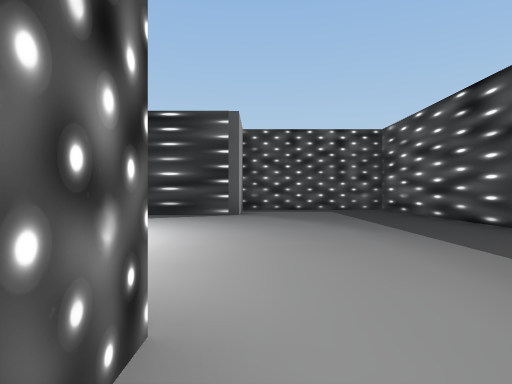
View 1 (above)

24 first-person views from a walk through a 3-D level made in the Unity game engine. The camera is 1.3 m above the floor, looks level and sees 75° across. The floor is counted in squares, 2.69 m on a side. Each view is taken from the middle of a square. On the plan, view 1 faces up. The plan holds only what a view shows up to about 9 squares ahead; the rest is blank. The place goes on beyond the plan. The player character is not drawn. Some animated figures are left out. Door leaves are left out, so doorways stand open.

View 2
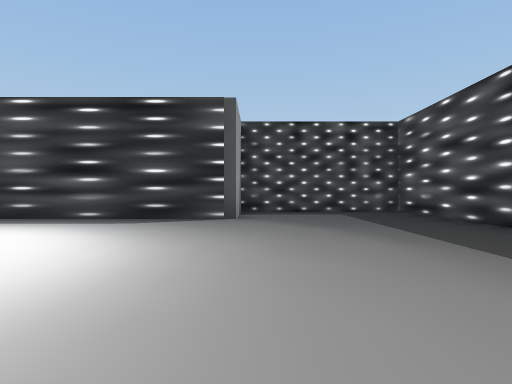

View 3
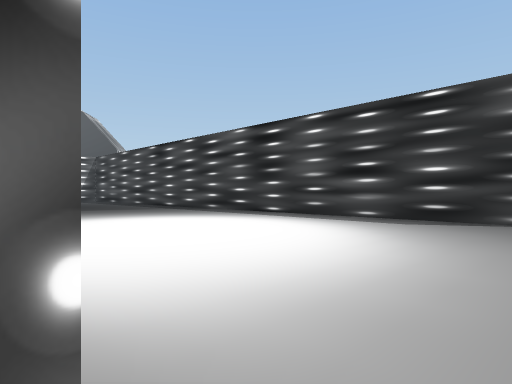

View 4
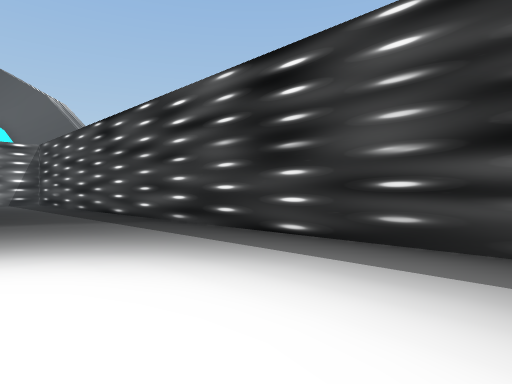

View 5
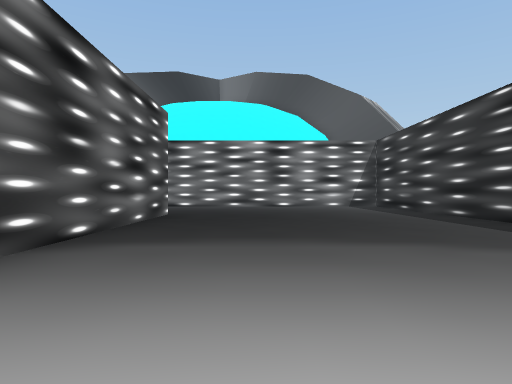

View 6
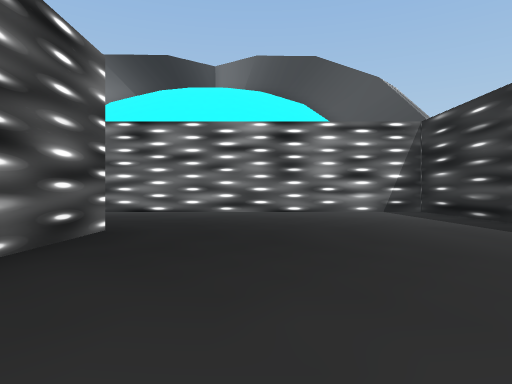

View 7
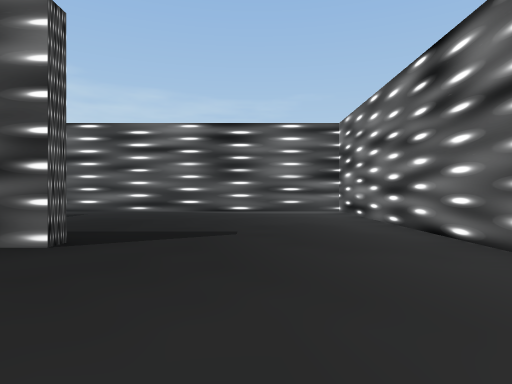

View 8
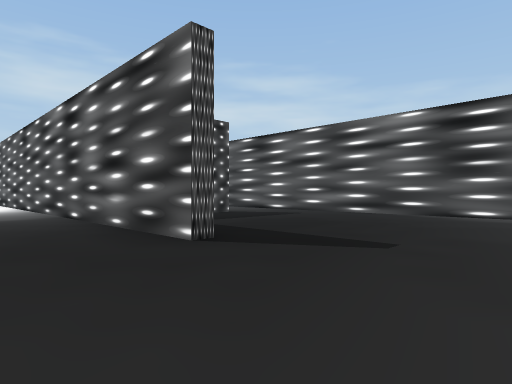

View 9
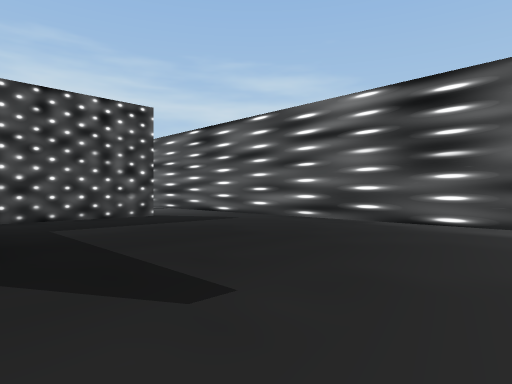

View 10
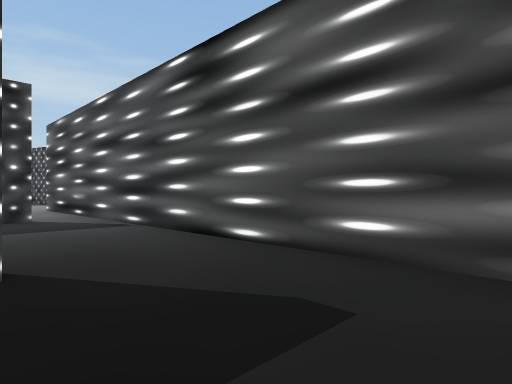

View 11
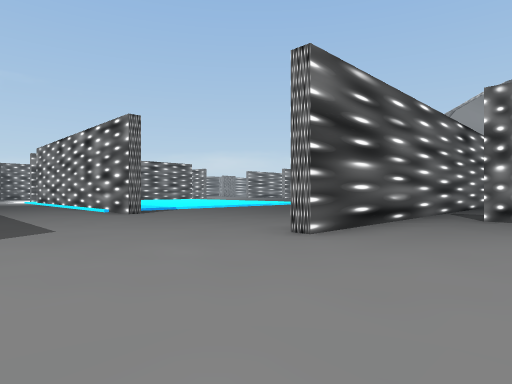

View 12
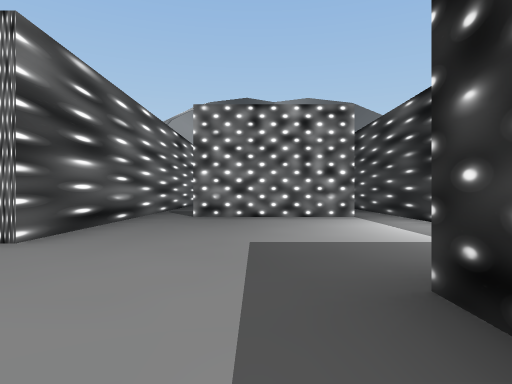

View 13
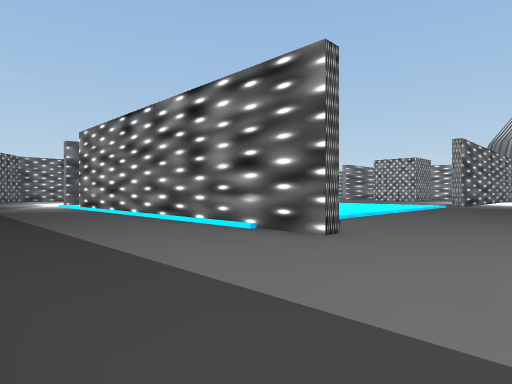

View 14
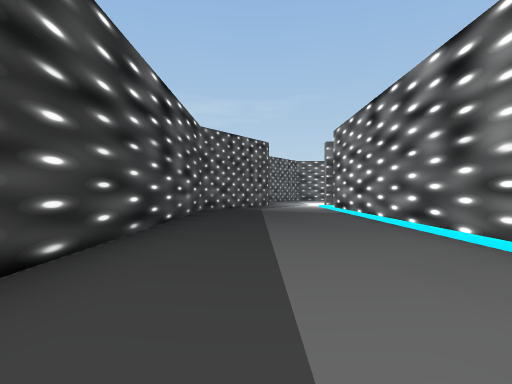

View 15
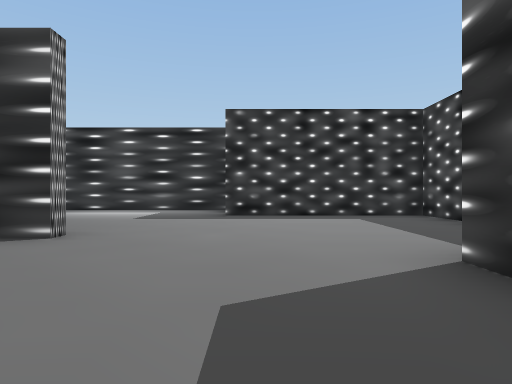

View 16
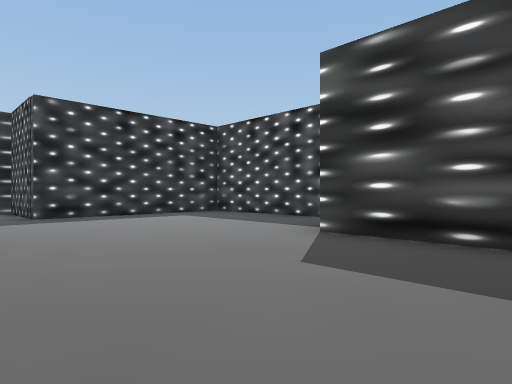

View 17
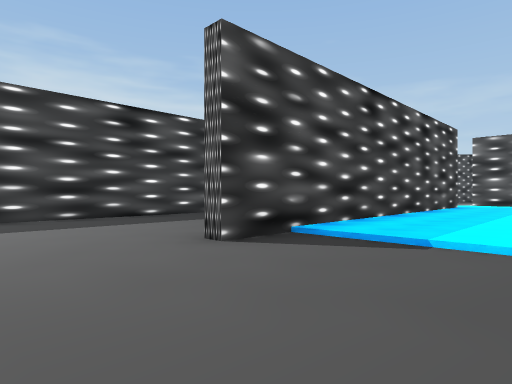

View 18
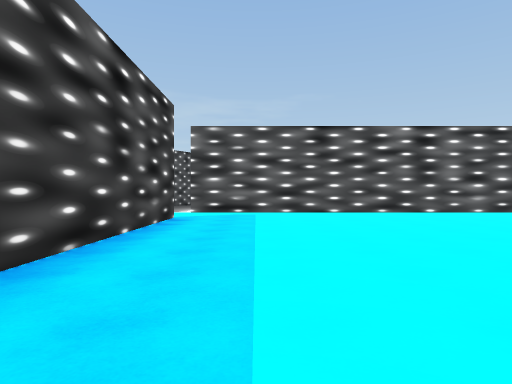

View 19
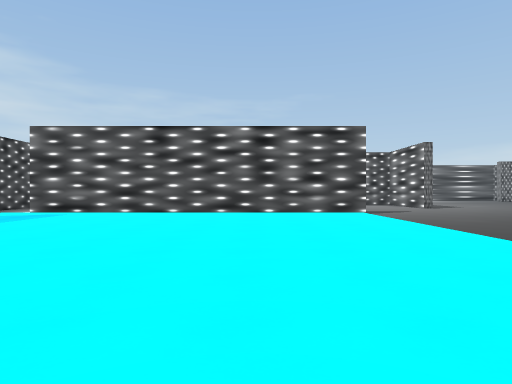

View 20
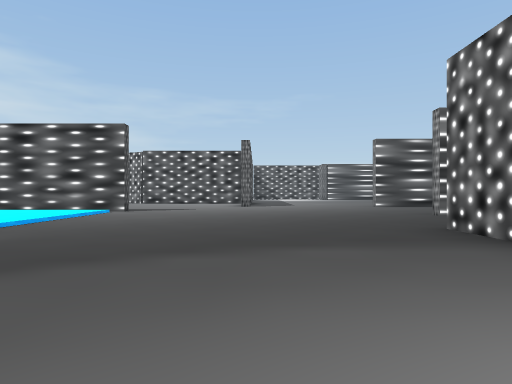

View 21
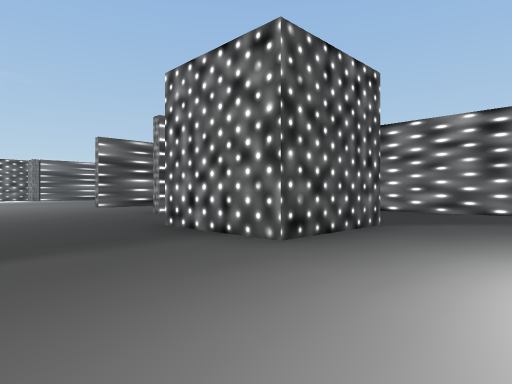

View 22
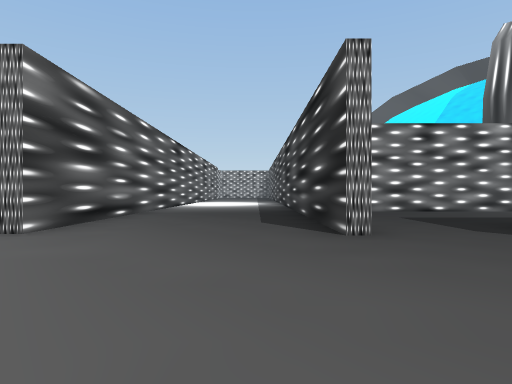

View 23
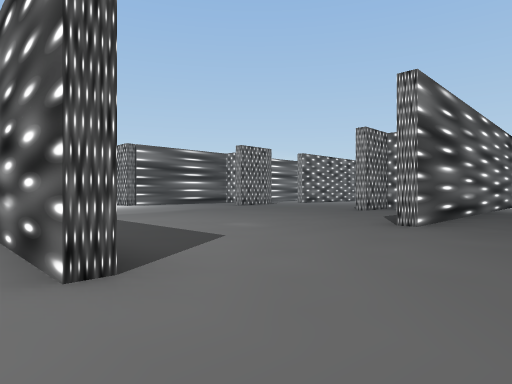

View 24
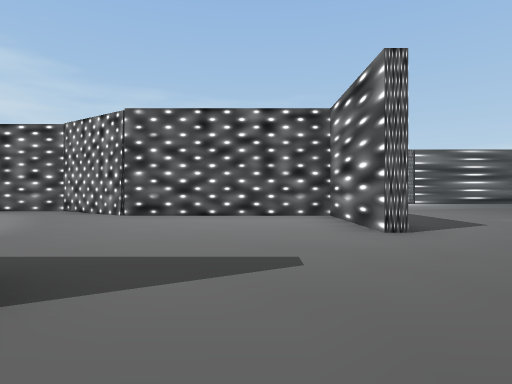

### Floor plan
Key: @ floor where view 1 was taken; # wall or solid block; . main floor; : floor 0.25 m higher than the main floor; / step, stairs or slope.
Columns run from 23 left of view 1 to 4 right of it. Each row starts with its distance up from view 1.
  9                       ######
  8                       #....#
  7       #################....#
  6       #....................#
  5       #....................#
  4       #....................
  3       #....................
  2       #...................
  1       #...#############..
  0       #......#  ......#@
 -1       #......#   #....######
 -2       #......#.  #.........#
 -3       #..........#.........#
 -4       #....................#
 -5       ###############......
 -6                    ......#
 -7                   .......#
 -8               ...........#
 -9               ...........#
-10               ///////#...#
-11       ....     ::::::#...#
-12 #..........   :::::::#...#
-13 #........... ::::::::#...#
-14 #....##......::::::::#...#
-15 #.... #......::::::::#...#
-16 #............::::::::#...#
-17 # ...........::::::::#...#
-18 ######.......::::::::/. ##
-19 ............./////////
-20 .............########.
-21 ...............
-22 ######...#.....
-23   .......#......
-24  #.......#.......
-25   .......######..
-26    ......     ##..
-27     ....       ###

Where each view was taken, in squares from view 1:
view 1: 0 up, 0 right, facing up
view 2: 1 up, 0 right, facing up
view 3: 1 up, 0 right, facing up-left
view 4: 4 up, 3 left, facing up-left
view 5: 3 up, 6 left, facing left
view 6: 3 up, 9 left, facing left
view 7: 4 up, 15 left, facing down
view 8: 3 up, 16 left, facing down-right
view 9: 1 up, 16 left, facing down-right
view 10: 2 down, 12 left, facing down-right
view 11: 2 down, 1 right, facing down-left
view 12: 2 down, 1 right, facing left
view 13: 7 down, 1 right, facing down-left
view 14: 8 down, 0 right, facing down
view 15: 8 down, 0 right, facing up
view 16: 8 down, 2 left, facing up-right
view 17: 7 down, 5 left, facing down-right
view 18: 11 down, 4 left, facing down
view 19: 11 down, 8 left, facing down
view 20: 11 down, 14 left, facing down
view 21: 11 down, 14 left, facing down-left
view 22: 19 down, 14 left, facing left
view 23: 20 down, 13 left, facing down-left
view 24: 18 down, 12 left, facing down
